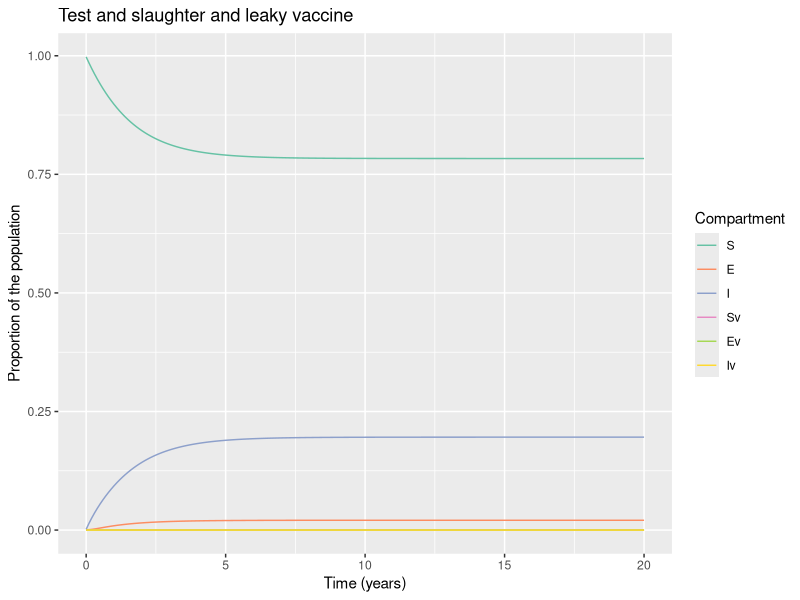

Write the R code that produced this figure.
# LOAD THE PACKAGES:
library(deSolve)
library(reshape2)
library(ggplot2)


# MODEL INPUTS:

initial_state_values <- c(S = 1224000 - 2884,
                          E = 1000,        
                          I = 1884,        
                          Sv = 0,      
                          Ev = 0,
                          Iv = 0)      

# Parameters
#R0=5.4

parameters <- c(beta = 5.2/10,     # the infection rate in units of years^-1  
                delta = 0.01*365,     # the latency period in units of years^-1 
                c_s = 0.39,       # the reduction in the force of infection
                # acting on those vaccinated
                c_i = 0.39,# the reduction in the infectivity of vaccinated infected bovines  
                u = 1/5,#death rate in units of years^-1 
                a = 0.71 , #testing rate in units of years^-1
                b = 1/5, #birth rate in units of years^-1
                vc = 0,  # vaccination rate
                w = 0.131) #wildife infection rate
              
             

# TIMESTEPS:

# Sequence of timesteps to solve the model at
times <- seq(from = 0, to = 20, by =0.1)#from 0 to 10 years, daily intervalS
# MODEL FUNCTION: 

vaccine_model <- function(time, state, parameters) {  
  
  with(as.list(c(state, parameters)), {    
    
    # Defining lambda as a function of beta and E:
    N <- S + E + I + Sv + Ev + Iv 
    lambda <- beta * I/N + c_i * beta * Iv/N 
    # the Ev compartment gets c_i times less infected than the E compartment
    
    
    # The differential equations
    dS <- -lambda * S - u * S - S * w - vc * S + (b * N * (1-vc))+ a * I + a * Iv
    dE <- lambda * S - delta * E - u * E - vc * E 
    dI <- delta * E - a * I - u * I + S * w 
    dSv <- -c_s * lambda * Sv - u * Sv + vc * S  + b * N * vc - Sv * w            
    dEv <- c_s * lambda * Sv - delta * Ev - u * Ev + vc * E 
    dIv <- delta * Ev - a * Iv - u * Iv + Sv * w 
    
    return(list(c(dS, dE, dI, dSv, dEv, dIv))) 
  })
  
}

# MODEL OUTPUT:

# Solving the differential equations using the ode integration algorithm
output <- as.data.frame(ode(y = initial_state_values, 
                            times = times, 
                            func = vaccine_model,
                            parms = parameters))

# PLOT THE OUTPUT

# turn output dataset into long format
output_long <- melt(as.data.frame(output), id = "time")

# Adding a column for the prevalence proportion to the long-format output
output_long$prevalence <- output_long$value/sum(initial_state_values)

# Plot the number in each compartment over time
ggplot(data = output_long,                                               
       aes(x = time, y = prevalence, colour = variable, group = variable)) +  
  geom_line() +                                                          
  xlab("Time (years)")+                                                   
  ylab("Proportion of the population") +
  labs(title = paste("Test and slaughter and leaky vaccine"), 
       colour = "Compartment") +
  scale_colour_brewer(palette = "Set2")

#incidence<- diff(output_long$value[output_long$variable=="T"])
#plot(incidence)
#lambda <- 5.2/2 * (output_long$value[output_long$variable=="I"])
